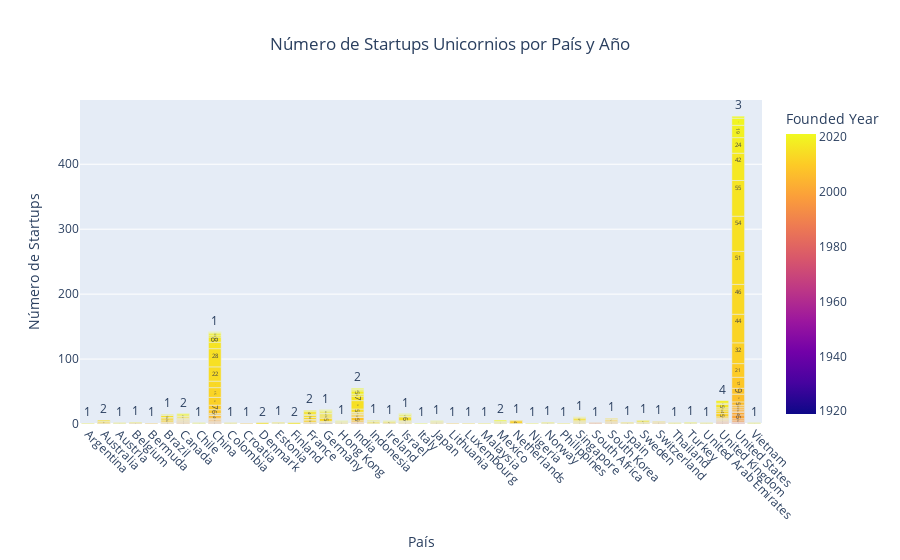

The notebook cell saved with this chart:
### Code cell
# Convierte la columna "Founded Year" a valores numéricos
df_unicorns['Founded Year'] = pd.to_numeric(df_unicorns['Founded Year'], errors='coerce')

# Crea un DataFrame con el recuento de unicornios por país y año
startup_counts = df_unicorns.groupby(['Country', 'Founded Year']).size().reset_index(name='Count')

# Crea un gráfico de barras apiladas
fig = px.bar(startup_counts, x='Country', y='Count', text='Count', color='Founded Year',
             labels={'Country': 'País', 'Count': 'Número de Startups'},
             title='Número de Startups Unicornios por País y Año')

# Añade rotación a las etiquetas del eje x
fig.update_xaxes(tickangle=45)
# Centra el título de la gráfica
fig.update_layout(title_text='Número de Startups Unicornios por País y Año', title_x=0.5)

# Muestra el gráfico
fig.show()

### Figure 1 — Plotly figure (JSON) as saved in the notebook; plotly's stock layout.template omitted (floating-point values rounded to 4 significant figures; data arrays with more than 128 entries replaced by an {"elided": "..."} marker saying what was removed)
{"data": [{"alignmentgroup": "True", "hovertemplate": "País=%{x}<br>Número de Startups=%{text}<br>Founded Year=%{marker.color}<extra></extra>", "legendgroup": "", "marker": {"color": {"elided": "234 int values"}, "coloraxis": "coloraxis", "pattern": {"shape": ""}}, "name": "", "offsetgroup": "", "orientation": "v", "showlegend": false, "text": {"elided": "234 int values"}, "textposition": "auto", "type": "bar", "x": {"elided": "234 str values"}, "xaxis": "x", "y": {"elided": "234 int values"}, "yaxis": "y"}], "layout": {"barmode": "relative", "coloraxis": {"colorbar": {"title": {"text": "Founded Year"}}, "colorscale": [[0, "#0d0887"], [0.1111, "#46039f"], [0.2222, "#7201a8"], [0.3333, "#9c179e"], [0.4444, "#bd3786"], [0.5556, "#d8576b"], [0.6667, "#ed7953"], [0.7778, "#fb9f3a"], [0.8889, "#fdca26"], [1, "#f0f921"]]}, "legend": {"tracegroupgap": 0}, "title": {"text": "Número de Startups Unicornios por País y Año", "x": 0.5}, "xaxis": {"anchor": "y", "domain": [0, 1], "tickangle": 45, "title": {"text": "País"}}, "yaxis": {"anchor": "x", "domain": [0, 1], "title": {"text": "Número de Startups"}}}}
